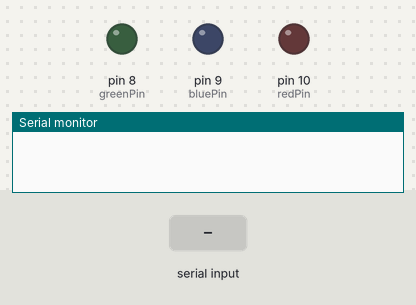
The sketch below on a simulated Arduino Uno, built with avr-gcc and run on an emulated ATmega328P. On the bench: output pins drawn as LEDs (lit = HIGH), the last lines printed to the serial monitor. The inputs (shaded band) are chosen by the test bench.

Above: at 1.2 s.
1.3 s: "7" received over Serial
At 1.6 s:
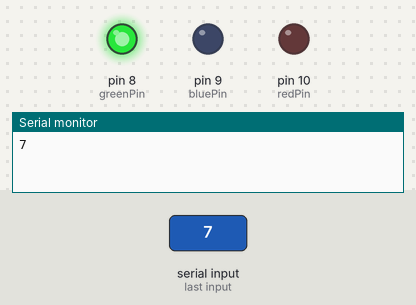
2.8 s: "6" received over Serial
At 4.0 s:
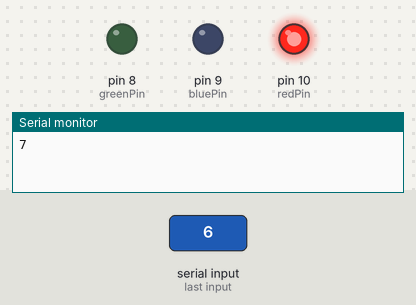
4.3 s: "5" received over Serial
At 5.1 s:
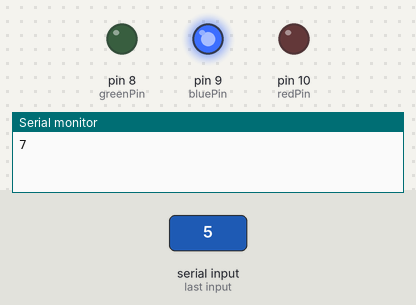
Timing chart, 0 to 7.3 s (numbered marks = the images above; inputs shaded):
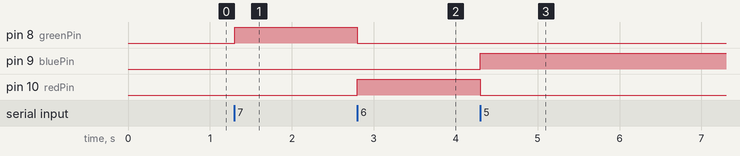

The sketch:

_4-_visa_connect.ino
```cpp
#include <VarSpeedServo.h>

int redPin=10;
int bluePin=9;
int greenPin=8;


VarSpeedServo gripper ;

void setup() {
  pinMode(bluePin, OUTPUT);
  pinMode(greenPin, OUTPUT);
  pinMode(redPin, OUTPUT);
  Serial.begin(9600);

  }

void loop() {

  if(Serial.available()>0)
    {
      char data=((byte)Serial.read());
      if (data=='7')
        {
          digitalWrite(greenPin, HIGH);
          digitalWrite(redPin, LOW);
          digitalWrite(bluePin, LOW);
          Serial.print(data);
         delay(100);

        }
     if (data=='6')

        {
      digitalWrite(redPin, HIGH);
      digitalWrite(greenPin, LOW);
          digitalWrite(bluePin, LOW);
         delay(100);
        }
      if (data=='5')
       {
       digitalWrite(bluePin, HIGH);
       digitalWrite(redPin, LOW);
          digitalWrite(greenPin, LOW);
   delay(100);
  }
    }
}
```

Measured:
- after the input at 1.3 s, pin 8 (greenPin): LOW → HIGH at once
- after the input at 2.8 s, pin 8 (greenPin): HIGH → LOW at once; pin 10 (redPin): LOW → HIGH at once
- after the input at 4.3 s, pin 9 (bluePin): LOW → HIGH at once; pin 10 (redPin): HIGH → LOW at once
